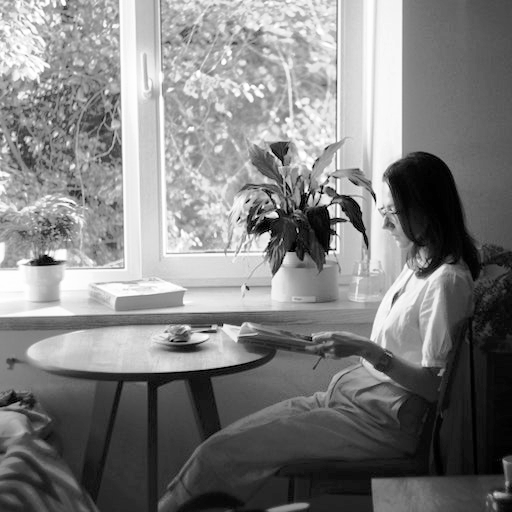
#> input picture enhancement_superreslution_class2/01_high.png, 512 x 512 px; its folder holds 4 pictures in this run; the run also reads 1 picture not shown here
$ python assignment2.py
#> lines starting #> are read from the running program, lines starting #| are printed output that depends on the picture
#> the answer given: 01_high.png
#!/usr/bin/env python3

"""

    Image Processing -- SCC0251/5830 — Prof. Moacir A. Ponti

    Assignment 2 : image enhancement and superesolution

    assignment2: Enhancement

    author: "Erikson Aguiar -- NUSP: 11023222"

                    2021, May -- 1º Semester

"""


import numpy as np
import imageio
from os import listdir, path


# [17 lines left out: function histogram, not called in this run]

def superresolution(images):
    '''
        Image resolution method
        paramters:
            - images (numpy array) -- An array with the images
        return:
            - a new  image high resolution (numpy array)
    '''
    m,n = images[0].shape
    M,N = n*2, m*2
    h_hat = np.zeros([M, N], dtype=np.uint8)
    l_img = int(len(images)/2)

    i, j = 0,0
    for x in range(m):
        for y in range(n):
            window = list()
            for img in images:
                window.append(img[x,y])
            h_hat[i:i+l_img, j:j+l_img] = np.array(window).reshape(l_img,l_img)
            j = j + l_img
        i = i + l_img
        j = 0


    return h_hat

# [83 lines left out: functions culmulative_histogram, single_culmulative_histogram, joint_cumulative_histogram, not called in this run]

def gamma_correction_function(images, gamma):
    '''
        Enhancement method using gamma correction
        parameters:
            images (numpy array) -- low images
            gamma (float) -- parameters gamma correction
        return:
            - gamma_imgs (2d numpy array) -- list of images was applied gamma
                                             correction
    '''
    gamma_imgs = list()
    for img in images:
        l_hat = (255*((np.power((img/255.0), (1/gamma)))))
        gamma_imgs.append(l_hat.astype(np.uint8))

    gamma_imgs = np.array(gamma_imgs)

    return gamma_imgs

# [16 lines left out: function root_mean_square_error, not called in this run]

def read_all_images(path_files):
    '''
        read image using imageio -->
        parameters:
            path (string) -- image path
            mathc (string) -- a string pattern to search image in repository
        return:
            all images (numpy array)
    '''
#> called with path_files = '01_high.png'
    #filename = path+'"*.png"
    #images = imageio.get_reader(path, mode='I', format='png')
    images = list()
    for f in listdir('./'):
        if f.endswith('.png') and (f.rfind(path_files) >= 0):
            images.append(imageio.imread(f))

    images = np.array(images)

    return images

def select_method(imglow, h_ref, method, gamma):
    '''
        function that select method used and calculate the rmse and
        histogram equalized
        parameters:
            - imglow (numpy array) -- contains all low images
            - h_ref (numpy array) -- the high image used as reference
            - method (int) -- selected method:
                    - method 0 -- No enhancement
                    - method 1 -- Single-image Cumulative Histogram
                    - method 2 -- Joint Cumulative Histogram
                    - method 3 -- Gamma Correction Function
            - gamma value (float) -- used just in method 3
        return:
            - rmse - difference between reference and enhanced images
    '''
    rmse = 0
    if method == 0:
        s = superresolution(imglow)
        rmse = root_mean_square_error(s, h_ref)
    elif method == 1:
        eq_imgs, _ = single_culmulative_histogram(imglow, 256)
        s = superresolution(eq_imgs)
        rmse = root_mean_square_error(s, h_ref)
    elif method == 2:
        eq_imgs = joint_cumulative_histogram(imglow, 256)
        s = superresolution(eq_imgs)
        rmse = root_mean_square_error(s, h_ref)
    elif method == 3:
        g_imgs = gamma_correction_function(imglow, gamma)
        s = superresolution(g_imgs)
        rmse = root_mean_square_error(s, h_ref)

    return round(rmse, 4)


if __name__ == '__main__':

    #load low resolution images
    filename = input().rstrip()
    #imglow = imageio.imread('./ImagensParaTestes/'+filename+'*.png')
    imglow = read_all_images(filename)

    #reference image
    filename = input().rstrip()
#> the answer given: 02_high.png
    h = imageio.imread(filename)
#> h is the input picture: shape (512, 512); min 0, max 255, mean 128.2

    #enhancement method identifier F (0, 1, 2 or 3)
    #methods F:
    #   - method 0 -- No enhancement
    #   - method 1 -- Single-image Cumulative Histogram
    #   - method 2 -- Joint Cumulative Histogram
    #   - method 3 -- Gamma Correction Function
    method = int(input())
#> the answer given: 3

    #enhancement method parameter gamma, it is used when F = 3
    gamma = float(input())
#> the answer given: 3

    rmse = select_method(imglow, h, method, gamma)
#> the loop in gamma_correction_function, `for img in images:` made 1 pass
#> pass 1, in gamma_correction_function, `l_hat = (255*((np.power((img/255.0), (1/gamma)))))`:
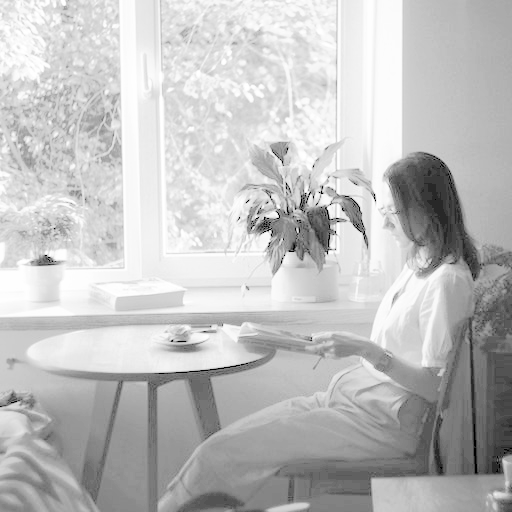
#> l_hat: shape (512, 512) float64; min 0, max 255, mean 192
#> after the loop in superresolution, `for x in range(m):`: h_hat: shape (1024, 1024); every value is 0
#> (the run stopped early here; a loop or call above may not have finished)
